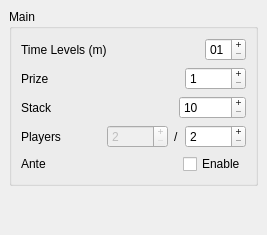
       <widget class="QWidget" name="tabGame">
        <attribute name="title">
         <string>Game</string>
        </attribute>
        <layout class="QVBoxLayout">
         <property name="spacing">
          <number>6</number>
         </property>
         <property name="margin">
          <number>9</number>
         </property>
         <item>
          <widget class="QGroupBox" name="groupBox_4">
           <property name="title">
            <string>Main</string>
           </property>
           <layout class="QVBoxLayout">
            <property name="spacing">
             <number>6</number>
            </property>
            <property name="margin">
             <number>9</number>
            </property>
            <item>
             <layout class="QHBoxLayout">
              <property name="spacing">
               <number>6</number>
              </property>
              <property name="margin">
               <number>0</number>
              </property>
              <item>
               <widget class="QLabel" name="lblTimeLevels">
                <property name="text">
                 <string>Time Levels (m)</string>
                </property>
               </widget>
              </item>
              <item>
               <spacer>
                <property name="orientation">
                 <enum>Qt::Horizontal</enum>
                </property>
                <property name="sizeHint" stdset="0">
                 <size>
                  <width>40</width>
                  <height>20</height>
                 </size>
                </property>
               </spacer>
              </item>
              <item>
               <widget class="QTimeEdit" name="timeLevels">
                <property name="buttonSymbols">
                 <enum>QAbstractSpinBox::PlusMinus</enum>
                </property>
                <property name="maximumTime">
                 <time>
                  <hour>0</hour>
                  <minute>59</minute>
                  <second>0</second>
                 </time>
                </property>
                <property name="minimumTime">
                 <time>
                  <hour>0</hour>
                  <minute>1</minute>
                  <second>0</second>
                 </time>
                </property>
                <property name="currentSection">
                 <enum>QDateTimeEdit::MinuteSection</enum>
                </property>
                <property name="displayFormat">
                 <string>mm</string>
                </property>
                <property name="calendarPopup">
                 <bool>false</bool>
                </property>
                <property name="time">
                 <time>
                  <hour>0</hour>
                  <minute>1</minute>
                  <second>0</second>
                 </time>
                </property>
               </widget>
              </item>
             </layout>
            </item>
            <item>
             <layout class="QHBoxLayout">
              <property name="spacing">
               <number>6</number>
              </property>
              <property name="margin">
               <number>0</number>
              </property>
              <item>
               <widget class="QLabel" name="lblSpinPrize">
                <property name="text">
                 <string>Prize</string>
                </property>
               </widget>
              </item>
              <item>
               <spacer>
                <property name="orientation">
                 <enum>Qt::Horizontal</enum>
                </property>
                <property name="sizeHint" stdset="0">
                 <size>
                  <width>40</width>
                  <height>20</height>
                 </size>
                </property>
               </spacer>
              </item>
              <item>
               <widget class="QSpinBox" name="spinPrize">
                <property name="buttonSymbols">
                 <enum>QAbstractSpinBox::PlusMinus</enum>
                </property>
                <property name="minimum">
                 <number>1</number>
                </property>
                <property name="maximum">
                 <number>10000</number>
                </property>
                <property name="value">
                 <number>1</number>
                </property>
               </widget>
              </item>
             </layout>
            </item>
            <item>
             <layout class="QHBoxLayout">
              <property name="spacing">
               <number>6</number>
              </property>
              <property name="margin">
               <number>0</number>
              </property>
              <item>
               <widget class="QLabel" name="lblSpinStack">
                <property name="text">
                 <string>Stack</string>
                </property>
               </widget>
              </item>
              <item>
               <spacer>
                <property name="orientation">
                 <enum>Qt::Horizontal</enum>
                </property>
                <property name="sizeHint" stdset="0">
                 <size>
                  <width>40</width>
                  <height>20</height>
                 </size>
                </property>
               </spacer>
              </item>
              <item>
               <widget class="QSpinBox" name="spinStack">
                <property name="buttonSymbols">
                 <enum>QAbstractSpinBox::PlusMinus</enum>
                </property>
                <property name="minimum">
                 <number>10</number>
                </property>
                <property name="maximum">
                 <number>100000</number>
                </property>
                <property name="value">
                 <number>10</number>
                </property>
               </widget>
              </item>
             </layout>
            </item>
            <item>
             <layout class="QHBoxLayout">
              <property name="spacing">
               <number>6</number>
              </property>
              <property name="margin">
               <number>0</number>
              </property>
              <item>
               <widget class="QLabel" name="label">
                <property name="text">
                 <string>Players</string>
                </property>
               </widget>
              </item>
              <item>
               <spacer>
                <property name="orientation">
                 <enum>Qt::Horizontal</enum>
                </property>
                <property name="sizeHint" stdset="0">
                 <size>
                  <width>40</width>
                  <height>20</height>
                 </size>
                </property>
               </spacer>
              </item>
              <item>
               <widget class="QSpinBox" name="spinPlayers">
                <property name="enabled">
                 <bool>false</bool>
                </property>
                <property name="buttonSymbols">
                 <enum>QAbstractSpinBox::PlusMinus</enum>
                </property>
                <property name="minimum">
                 <number>2</number>
                </property>
                <property name="maximum">
                 <number>10000</number>
                </property>
                <property name="value">
                 <number>2</number>
                </property>
               </widget>
              </item>
              <item>
               <widget class="QLabel" name="label_2">
                <property name="text">
                 <string>/</string>
                </property>
               </widget>
              </item>
              <item>
               <widget class="QSpinBox" name="spinPlayersTotal">
                <property name="buttonSymbols">
                 <enum>QAbstractSpinBox::PlusMinus</enum>
                </property>
                <property name="minimum">
                 <number>2</number>
                </property>
                <property name="maximum">
                 <number>10000</number>
                </property>
                <property name="value">
                 <number>2</number>
                </property>
               </widget>
              </item>
             </layout>
            </item>
            <item>
             <layout class="QHBoxLayout">
              <property name="spacing">
               <number>6</number>
              </property>
              <property name="margin">
               <number>0</number>
              </property>
              <item>
               <widget class="QLabel" name="lblChkAnte">
                <property name="text">
                 <string>Ante</string>
                </property>
               </widget>
              </item>
              <item>
               <spacer>
                <property name="orientation">
                 <enum>Qt::Horizontal</enum>
                </property>
                <property name="sizeHint" stdset="0">
                 <size>
                  <width>40</width>
                  <height>20</height>
                 </size>
                </property>
               </spacer>
              </item>
              <item>
               <widget class="QCheckBox" name="chkAnte">
                <property name="text">
                 <string>Enable</string>
                </property>
               </widget>
              </item>
             </layout>
            </item>
           </layout>
          </widget>
         </item>
         <item>
          <spacer>
           <property name="orientation">
            <enum>Qt::Vertical</enum>
           </property>
           <property name="sizeHint" stdset="0">
            <size>
             <width>20</width>
             <height>40</height>
            </size>
           </property>
          </spacer>
         </item>
        </layout>
       </widget>
